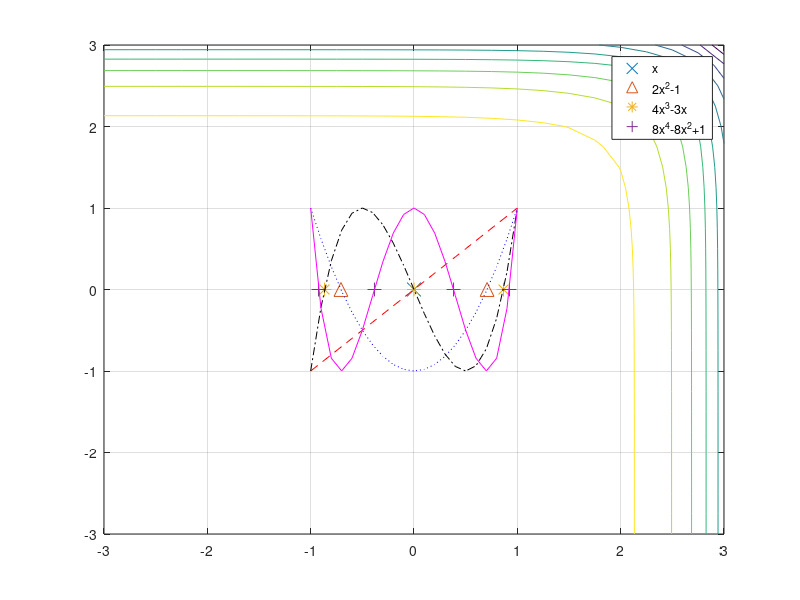

Here is the MATLAB script that generated this plot:
f = ' exp(x) - sin(x)'
x = -4; y = eval(f)
% x = [-4 -2];
x = -2; y = eval(f)
% fzero(f,x) % 


f = 'x.*cos(x) - 2.*x.^2 + 3.*x - 1'
% x = [1.2 1.3]
x = 1.2; y = eval(f)
x = 1.3; y = eval(f)
% f(1.2)*f(1.3) < 0 => 미분가능
% fzero(f,x)

f = 'log(x-1) + cos(x-1)'
% % f = log
x = 1; y = eval(f);
x = 2; y = eval(f);
% x = [1 2] % 존재하지 않음
% fzero(f,x)

p = [1 -1 5];
x = -10 : 1 : 10;
y = polyval(p,x);
plot(x,y)
roots(p)



x = -1 : 0.1 : 1;
% t1 = x
% t2 = 2*x.^2 - 1;
% t3 = 4*x.^3 - 3*x;
% t4 = 8*x.^4 - 8*x.^2 + 1;
t1 = [1 0];
t2 = [2 0 -1];
t3 = [4 0 -3 0];
t4 = [8 0 -8 0 1];
r1 = roots(t1);
r2 = roots(t2);
r3 = roots(t3);
r4 = roots(t4);
y1 = polyval(t1,x);
y2 = polyval(t2,x);
y3 = polyval(t3,x);
y4 = polyval(t4,x);
plot(r1,zeros(size(r1)),'x','MarkerSize',10)
hold on
plot(r2,zeros(size(r2)),'^','MarkerSize',10)
hold on
plot(r3,zeros(size(r3)),'*','MarkerSize',10)
hold on
plot(r4,zeros(size(r4)),'+','MarkerSize',10)
hold on
plot(x,y1,'r--')
hold on
plot(x,y2,'b:')
hold on
plot(x,y3','k-.')
hold on
plot(x,y4,'m')
grid on
legend('x','2x^2-1','4x^3-3x','8x^4-8x^2+1')

[X,Y] = meshgrid(-3:0.25:3);
Z = - exp(X).^2 - exp(Y).^2
contour(X,Y,Z)